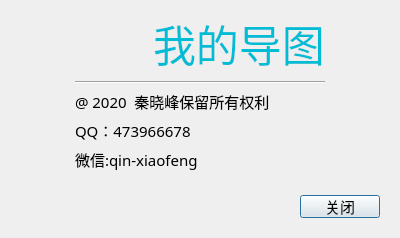
<?xml version="1.0" encoding="UTF-8"?>
<ui version="4.0">
 <class>AboutDialog</class>
 <widget class="QDialog" name="AboutDialog">
  <property name="geometry">
   <rect>
    <x>0</x>
    <y>0</y>
    <width>400</width>
    <height>222</height>
   </rect>
  </property>
  <property name="font">
   <font>
    <family>新宋体</family>
    <pointsize>11</pointsize>
   </font>
  </property>
  <property name="windowTitle">
   <string>Dialog</string>
  </property>
  <layout class="QVBoxLayout" name="verticalLayout">
   <item>
    <widget class="QWidget" name="widget" native="true">
     <layout class="QVBoxLayout" name="verticalLayout_2">
      <property name="leftMargin">
       <number>64</number>
      </property>
      <property name="topMargin">
       <number>0</number>
      </property>
      <property name="rightMargin">
       <number>64</number>
      </property>
      <item>
       <layout class="QHBoxLayout" name="horizontalLayout_2">
        <property name="spacing">
         <number>16</number>
        </property>
        <item>
         <widget class="QLabel" name="lblLogo">
          <property name="minimumSize">
           <size>
            <width>62</width>
            <height>64</height>
           </size>
          </property>
          <property name="maximumSize">
           <size>
            <width>62</width>
            <height>64</height>
           </size>
          </property>
          <property name="styleSheet">
           <string notr="true">border-image: url(:/res/app.png);</string>
          </property>
          <property name="text">
           <string/>
          </property>
         </widget>
        </item>
        <item>
         <widget class="QLabel" name="label">
          <property name="font">
           <font>
            <pointsize>32</pointsize>
           </font>
          </property>
          <property name="styleSheet">
           <string notr="true">color: rgb(0, 188, 212);</string>
          </property>
          <property name="text">
           <string>我的导图</string>
          </property>
         </widget>
        </item>
       </layout>
      </item>
      <item>
       <widget class="Line" name="line">
        <property name="orientation">
         <enum>Qt::Horizontal</enum>
        </property>
       </widget>
      </item>
      <item>
       <widget class="QLabel" name="label_2">
        <property name="text">
         <string>@ 2020  秦晓峰保留所有权利</string>
        </property>
       </widget>
      </item>
      <item>
       <widget class="QLabel" name="label_3">
        <property name="text">
         <string>QQ：473966678</string>
        </property>
       </widget>
      </item>
      <item>
       <widget class="QLabel" name="label_4">
        <property name="text">
         <string>微信:qin-xiaofeng</string>
        </property>
       </widget>
      </item>
      <item>
       <spacer name="verticalSpacer">
        <property name="orientation">
         <enum>Qt::Vertical</enum>
        </property>
        <property name="sizeHint" stdset="0">
         <size>
          <width>20</width>
          <height>34</height>
         </size>
        </property>
       </spacer>
      </item>
     </layout>
    </widget>
   </item>
   <item>
    <widget class="QWidget" name="widget_2" native="true">
     <property name="minimumSize">
      <size>
       <width>0</width>
       <height>41</height>
      </size>
     </property>
     <property name="maximumSize">
      <size>
       <width>16777215</width>
       <height>41</height>
      </size>
     </property>
     <layout class="QHBoxLayout" name="horizontalLayout">
      <item>
       <spacer name="horizontalSpacer">
        <property name="orientation">
         <enum>Qt::Horizontal</enum>
        </property>
        <property name="sizeHint" stdset="0">
         <size>
          <width>289</width>
          <height>20</height>
         </size>
        </property>
       </spacer>
      </item>
      <item>
       <widget class="QPushButton" name="btnOk">
        <property name="text">
         <string>关闭</string>
        </property>
       </widget>
      </item>
     </layout>
    </widget>
   </item>
  </layout>
 </widget>
 <resources/>
 <connections/>
</ui>
